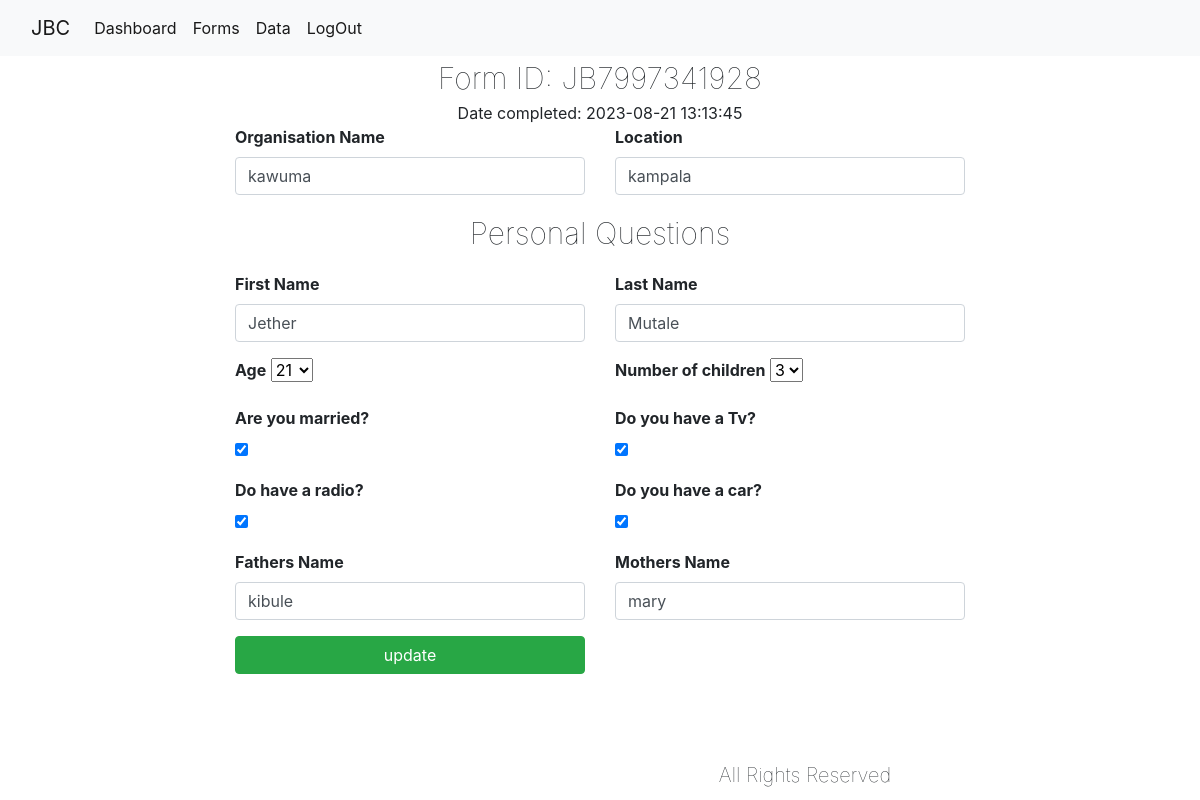
Page /webformsystem/edit_form.php?fomid=7 (signed in) on the committed database.
### tables this page shows
CREATE TABLE `form_data` (
  `ID` int(11) NOT NULL,
  `username` varchar(200) NOT NULL,
  `organisation` varchar(200) NOT NULL,
  `location` varchar(200) NOT NULL,
  `f_nem` varchar(200) NOT NULL,
  `l_nem` varchar(200) NOT NULL,
  `age` varchar(200) NOT NULL,
  `kids` varchar(200) NOT NULL,
  `mary` varchar(200) NOT NULL,
  `tv` varchar(200) NOT NULL,
  `radio` varchar(200) NOT NULL,
  `car` varchar(200) NOT NULL,
  `father` varchar(200) NOT NULL,
  `mother` varchar(200) NOT NULL,
  `formID` varchar(100) NOT NULL,
  `date` datetime NOT NULL
);

### webformsystem/edit_form.php (the view, shortened to what this page needs)
<?php
include("includes/header.php");
if(isset($_GET['fomid'])){
  $id=$_GET['fomid'];
  $query=mysqli_query($con,"SELECT * FROM form_data WHERE ID='$id'");
  $cat=mysqli_fetch_array($query);
}
?>
        <nav class="navbar navbar-expand-lg navbar-light bg-light">
  <div class="container-fluid">
    <a class="navbar-brand" href="#">JBC</a>
    <div class="collapse navbar-collapse" id="navbarSupportedContent">
      <ul class="navbar-nav me-auto mb-2 mb-lg-0">
        <li class="nav-item">
          <a class="nav-link active" aria-current="page" href="index.php">Dashboard</a>
        </li>
        <li class="nav-item">
          <a class="nav-link active" aria-current="page" href="forms.php">Forms</a>
        </li>
         <li class="nav-item">
          <a class="nav-link active" aria-current="page" href="form_list.php">Data</a>
        </li>
         <li class="nav-item">
          <a class="nav-link active" aria-current="page" href="includes/handlers/logout.php">LogOut</a>
        </li>
      </ul>
    </div>
  </div>
</nav>
    <div class="container">
      <div class="row">
          <div class="col-md-12" style="text-align: center;">
              <span style="font-weight: 100; font-size: 30px; padding: 20px 0px 20px 0px;">
                 Form ID: <?php echo $cat['formID'];?>
              </span><br>
              Date completed: <?php echo $cat['date'];?>
          </div>
      </div>
    </div>
    <div class="container">
        <div class="row">
            <div class="col-md-2"></div>
             <div class="col-md-8">
               <form action="" method="post" enctype="multipart/form-data">
                  <div class="row">
                      <div class="col-md-6 mb-3">
                        <label><strong>Organisation Name </strong></label>
                        <input type="text" name="org_nem" class="form-control" placeholder ="name"  value="<?php echo $cat['organisation'];?>">
                      </div>
                      <div class="col-md-6 mb-3">
                        <label><strong>Location</strong></label>
                        <input type="text" name="loc" class="form-control" placeholder ="location"  value="<?php echo $cat['location'];?>">
                      </div>
                     <div class="col-md-12 mb-3" style="text-align: center;">
                        <span style="font-weight: 100; font-size: 30px; padding: 20px 0px 20px 0px;">
                            Personal Questions
                        </span>
                    </div>
                    <div class="col-md-6 mb-3">
                        <label><strong>First Name</strong></label>
                        <input type="text" name="f_nem" class="form-control" placeholder ="first name" value="<?php echo $cat['f_nem'];?>">
                      </div>
                      <div class="col-md-6 mb-3">
                        <label><strong>Last Name</strong></label>
                        <input type="text" name="l_nem" class="form-control" placeholder ="last name" value="<?php echo $cat['l_nem'];?>">
                      </div>
                        <div class="col-md-6 mb-3">
                        <label><strong>Age</strong></label>
                        <select name="age" class="input" required>
                          <option value="<?php echo $cat['age'];?>" selected><?php echo $cat['age'];?></option>
                              </select>
                      </div>
                      <div class="col-md-6 mb-3">
                        <label><strong>Number of children</strong></label>
                        <select name="children" class="input" required>
                          <option value="<?php echo $cat['kids'];?>" selected><?php echo $cat['kids'];?></option>
                              </select>
                      </div>
                      <div class="col-md-6 mb-3">
                        <label><strong>Are you married?</strong></label>
                        <br>
                        <input type="checkbox" name="married" value="yes" <?php if($cat['mary']=='yes')echo 'checked';?>>
                      </div>
                       <div class="col-md-6 mb-3">
                        <label><strong>Do you have a Tv?</strong></label>
                        <br>
                        <input type="checkbox" name="tv" value="yes" <?php if($cat['mary']=='yes')echo 'checked';?>>
                      </div>
                       <div class="col-md-6 mb-3">
                        <label><strong>Do have a radio?</strong></label>
                        <br>
                        <input type="checkbox" name="rad" value="yes" <?php if($cat['mary']=='yes')echo 'checked';?>>
                      </div>
                       <div class="col-md-6 mb-3">
                        <label><strong>Do you have a car?</strong></label>
                        <br>
                        <input type="checkbox" name="car" value="yes" <?php if($cat['mary']=='yes')echo 'checked';?>>
                      </div>
                      <div class="col-md-6 mb-3">
                        <label><strong>Fathers Name</strong></label>
                        <input type="text" name="fa_nem" class="form-control" placeholder ="fathers name" value="<?php echo $cat['father'];?>">
                      </div>
                      <div class="col-md-6 mb-3">
                        <label><strong>Mothers Name</strong></label>
                        <input type="text" name="ma_nem" class="form-control" placeholder ="mothers name" value="<?php echo $cat['mother'];?>">
                      </div>
                      <div class="col-md-6 mb-3">
                     <button type="submit" name="submit" class="btn btn-success  btn-block">update</button>
                      </div>
                  </div>
               </form>
                    <div class="container" style="text-align:center;font-weight: 100;font-size: 20px; bottom: 10px; position: fixed;">
                <span>All Rights Reserved</span>
            </div>
             </div>
              <div class="col-md-2"></div>
        </div>
    </div>
  </body>
</html>

### rows in the picture
form_data: formID "JB7997341928", date "2023-08-21 13:13:45", org_nem "kawuma", loc "kampala", f_nem "Jether", l_nem "Mutale", age "21", children "3", mary "☑", fa_nem "kibule", ma_nem "mary"
